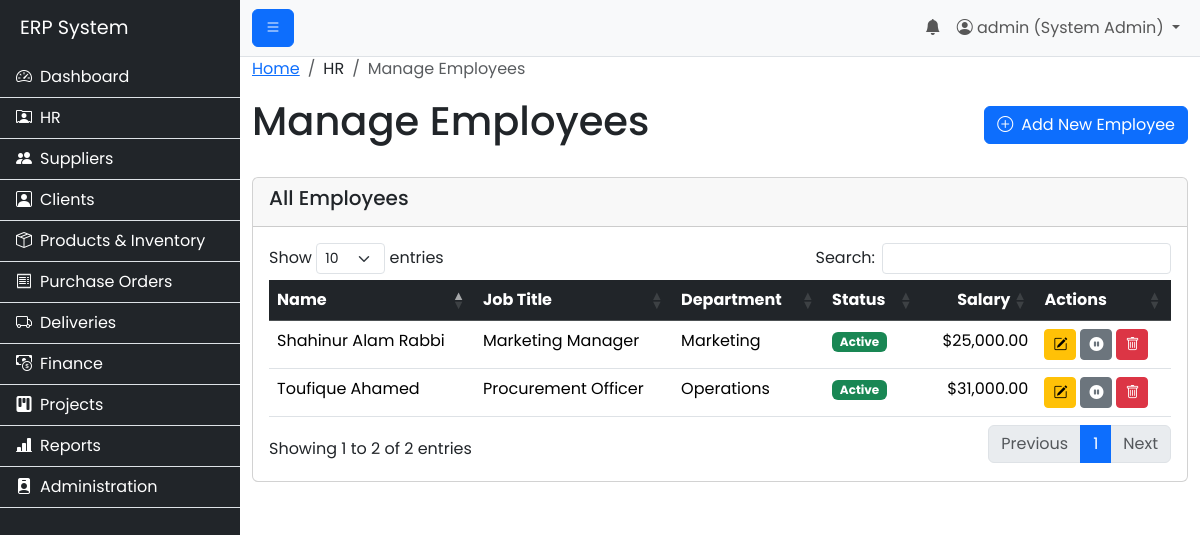
The page /modules/hr/view_employees.php (signed in) on the database its author committed.
### tables this page shows
CREATE TABLE `employees` (
  `id` int(11) NOT NULL,
  `first_name` varchar(100) NOT NULL,
  `last_name` varchar(100) NOT NULL,
  `email` varchar(255) NOT NULL,
  `phone_number` varchar(50) DEFAULT NULL,
  `hire_date` date NOT NULL,
  `job_title` varchar(100) NOT NULL,
  `salary` decimal(10,2) DEFAULT NULL,
  `department_id` int(11) NOT NULL,
  `user_id` int(11) DEFAULT NULL COMMENT 'Link to their login account, if they have one',
  `is_active` tinyint(1) NOT NULL DEFAULT 1
);

CREATE TABLE `departments` (
  `id` int(11) NOT NULL,
  `department_name` varchar(255) NOT NULL
);

### includes/permissions.php (called while the page is built, shortened)
<?php
function has_permission($required_permissions) {
    if ($_SESSION['role_name'] == 'System Admin') {
        return true;
    }
    return false;
}
?>

### modules/hr/view_employees.php (the view, shortened to what this page needs)
<?php
$page_title = "Manage Employees";
include('../../includes/header.php');
$conn = connect_db();
$sql = "SELECT e.*, d.department_name
        FROM employees e
        JOIN departments d ON e.department_id = d.id
        ORDER BY e.is_active DESC, e.last_name ASC";
$result = $conn->query($sql);
$can_manage_hr = has_permission('hr_manage');
$can_view_payroll = has_permission('payroll_view');
$is_super_admin = ($_SESSION['role_name'] == 'System Admin');
?>
<nav aria-label="breadcrumb">
  <ol class="breadcrumb">
    <li class="breadcrumb-item"><a href="/erp_project/index.php">Home</a></li>
    <li class="breadcrumb-item">HR</li>
    <li class="breadcrumb-item active" aria-current="page">Manage Employees</li>
  </ol>
</nav>
<div class="d-flex justify-content-between align-items-center mb-4">
    <h1><?php echo $page_title; ?></h1>
    <?php if ($can_manage_hr): ?>
        <a href="add_employee.php" class="btn btn-primary"><i class="bi bi-plus-circle me-2"></i>Add New Employee</a>
    <?php endif; ?>
</div>
<div class="card">
    <div class="card-header"><h5>All Employees</h5></div>
    <div class="card-body">
        <div class="table-responsive">
            <table class="table table-hover data-table">
                <thead class="table-dark">
                    <tr>
                        <th>Name</th><th>Job Title</th><th>Department</th><th>Status</th>
                        <?php if ($can_view_payroll): ?><th class="text-end">Salary</th><?php endif; ?>
                        <?php if ($can_manage_hr): ?><th>Actions</th><?php endif; ?>
                    </tr>
                </thead>
                <tbody>
                    <?php if ($result && $result->num_rows > 0): ?>
                        <?php while($row = $result->fetch_assoc()): ?>
                            <tr class="<?php echo $row['is_active'] ? '' : 'table-secondary text-muted'; ?>">
                                <td><?php echo htmlspecialchars($row['first_name'] . ' ' . $row['last_name']); ?></td>
                                <td><?php echo htmlspecialchars($row['job_title']); ?></td>
                                <td><?php echo htmlspecialchars($row['department_name']); ?></td>
                                <td><?php echo $row['is_active'] ? '<span class="badge bg-success">Active</span>' : '<span class="badge bg-danger">Inactive</span>'; ?></td>
                                <?php if ($can_view_payroll): ?><td class="text-end">$<?php echo number_format($row['salary'], 2); ?></td><?php endif; ?>
                                <?php if ($can_manage_hr): ?>
                                    <td class="d-flex">
                                        <a href="edit_employee.php?id=<?php echo $row['id']; ?>" class="btn btn-sm btn-warning me-1" title="Edit"><i class="bi bi-pencil-square"></i></a>
                                        <form action="handle_toggle_employee_status.php" method="POST" class="d-inline" onsubmit="return confirm('Are you sure you want to change this employee\'s status?');">
                                            <?php if ($row['is_active']): ?>
                                                <button type="submit" class="btn btn-sm btn-secondary" title="Deactivate Employee"><i class="bi bi-pause-circle-fill"></i></button>
                                            <?php else: ?>
                                                 <button type="submit" class="btn btn-sm btn-success" title="Activate Employee"><i class="bi bi-play-circle-fill"></i></button>
                                            <?php endif; ?>
                                        </form>
                                        <?php if ($is_super_admin): ?>
                                        <button type="button" class="btn btn-sm btn-danger ms-1" data-bs-toggle="modal" data-bs-target="#deleteEmployeeModal" data-id="<?php echo $row['id']; ?>" title="Permanently Delete"><i class="bi bi-trash"></i></button>
                                        <?php endif; ?>
                                    </td>
                                <?php endif; ?>
                            </tr>
                        <?php endwhile; ?>
                    <?php endif; ?>
                </tbody>
            </table>
        </div>
    </div>
</div>
<?php
include('../../includes/footer.php');
?>

### assets/css/style.css (style rules this page uses)
body { font-family: 'Poppins', sans-serif; }

### rows shown on the page
employees: first_name+last_name "Toufique Ahamed", job_title "Procurement Officer", department.department_name "Operations", is_active "Active", salary "31,000.00"
employees: first_name+last_name "Shahinur Alam Rabbi", job_title "Marketing Manager", department.department_name "Marketing", is_active "Active", salary "25,000.00"

### other values the page prints
$_SESSION['username'] "admin"
$_SESSION['role_name'] "System Admin"
$page_title "Manage Employees"
